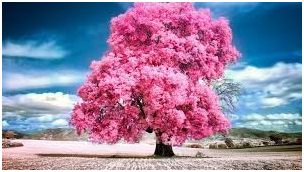
#> input picture exp 1.png, 304 x 172 px, found by its file name
$ python 'exp 16.py'
#> lines starting #> are read from the running program, lines starting #| are printed output that depends on the picture
import cv2
img = cv2.imread('D:\computer vision lab\exp 1.png', 0)
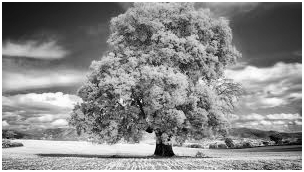
#> img: shape (172, 304); min 0, max 255, mean 139
edges = cv2.Canny(img, 100, 200)
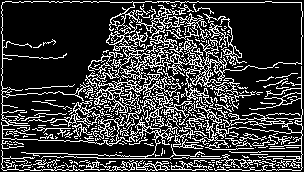
#> edges: shape (172, 304); 23% white in thin lines or dots

cv2.imshow("Canny Edges", edges)
cv2.waitKey(0); cv2.destroyAllWindows()

$ run again, with exp 18.png copied over exp 1.png
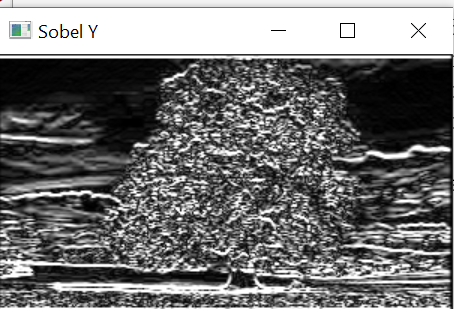
#> input picture exp 18.png, 454 x 309 px, found by its file name
#> `edges = cv2.Canny(img, 100, 200)`:
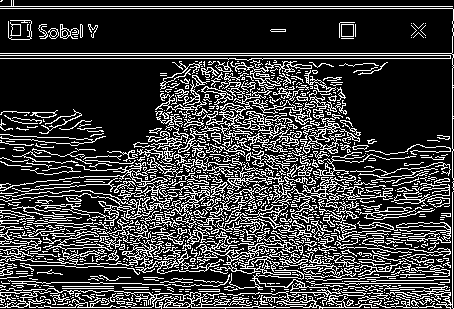
#> edges: shape (309, 454); 23.6% white in thin lines or dots

$ run again, with exp 2.png copied over exp 1.png
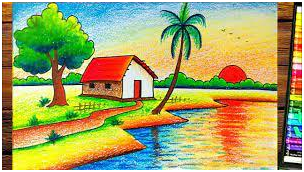
#> input picture exp 2.png, 304 x 172 px, found by its file name
#> `img = cv2.imread('D:\computer vision lab\exp 1.png', 0)`:
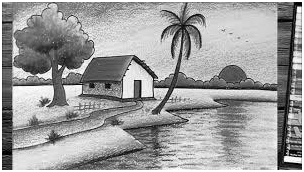
#> img: shape (172, 304); min 0, max 255, mean 157.2
#> `edges = cv2.Canny(img, 100, 200)`:
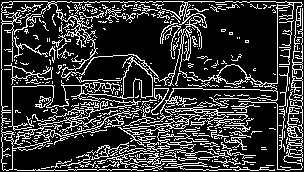
#> edges: shape (172, 304); 21.6% white in thin lines or dots

$ run again, with exp 3.png copied over exp 1.png
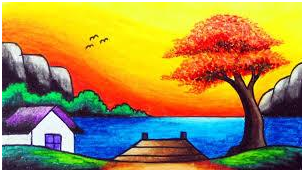
#> input picture exp 3.png, 304 x 172 px, found by its file name
#> `img = cv2.imread('D:\computer vision lab\exp 1.png', 0)`:
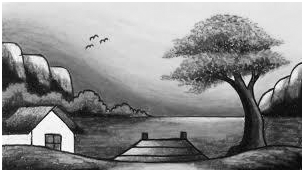
#> img: shape (172, 304); min 1, max 255, mean 141.8
#> `edges = cv2.Canny(img, 100, 200)`:
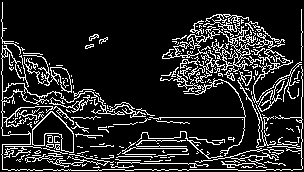
#> edges: shape (172, 304); 15.2% white in thin lines or dots
